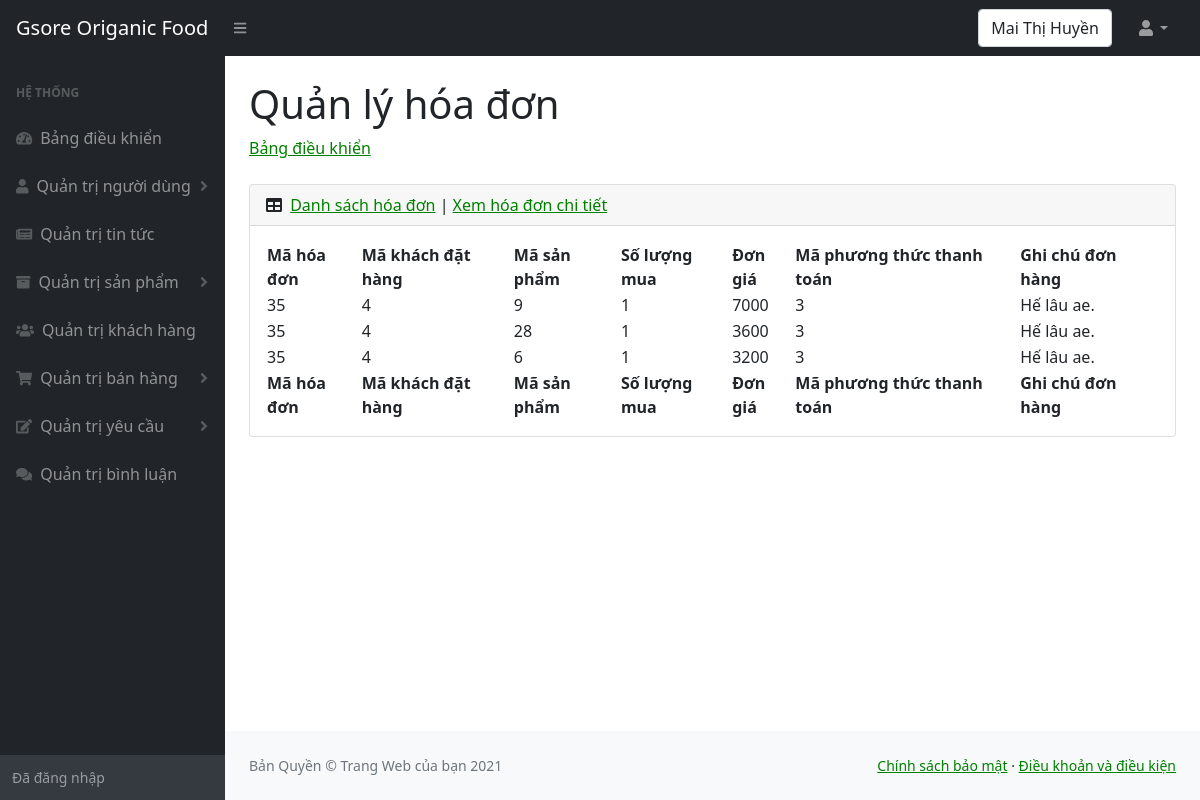
The app's page /admin/hoadonxemchitiet.php?id=35 (signed in) with its own data.
### tables this page shows
CREATE TABLE `chitiethoadon` (
  `mahoadon` int(10) NOT NULL,
  `masanpham` int(10) NOT NULL,
  `soluongmua` int(15) NOT NULL,
  `dongia` float NOT NULL,
  `maphuongthucthanhtoan` int(11) NOT NULL,
  `ghichudonhang` text DEFAULT NULL,
  `makhachdathang` int(11) NOT NULL
);

### admin/hoadonxemchitiet.php (the view, shortened to what this page needs)
<!DOCTYPE html>
<html lang="en">
    <head>
        <link href="https://cdn.jsdelivr.net/npm/simple-datatables@latest/dist/style.css" rel="stylesheet" />
        <link href="css/styles.css" rel="stylesheet" />
    </head>
    <body class="sb-nav-fixed">
        <nav class="sb-topnav navbar navbar-expand navbar-dark bg-dark">
            <a class="navbar-brand ps-3" href="../index.php">Gsore Origanic Food </a>
            <button class="btn btn-link btn-sm order-1 order-lg-0 me-4 me-lg-0" id="sidebarToggle" href="#!"><i class="fas fa-bars"></i></button>
            <form class="d-none d-md-inline-block form-inline ms-auto me-0 me-md-3 my-2 my-md-0">
                <div class="input-group">
                  <div class="form-control"><?php  echo $_SESSION['ten_nguoi_dung'];?>  </div>
                </div>
            </form>
            <ul class="navbar-nav ms-auto ms-md-0 me-3 me-lg-4">
                <li class="nav-item dropdown">
                    <a class="nav-link dropdown-toggle" id="navbarDropdown" href="#" role="button" data-bs-toggle="dropdown" aria-expanded="false"><i class="fas fa-user fa-fw"></i></a>
                </li>
            </ul>
        </nav>
        <div id="layoutSidenav">
        <div id="layoutSidenav_nav" >
                <nav class="sb-sidenav accordion sb-sidenav-dark" id="sidenavAccordion">
                    <div class="sb-sidenav-menu">
                        <div class="nav">
                            <div class="sb-sidenav-menu-heading">Hệ thống</div>
                            <a class="nav-link" href="index.php">
                                <div class="sb-nav-link-icon"><i class="fas fa-tachometer-alt"></i></div>
                                Bảng điều khiển
                            </a>
                            <a class="nav-link collapsed" href="nguoidung.php" data-bs-toggle="collapse" data-bs-target="#collapseOne" aria-expanded="false" aria-controls="collapseOne">
                                <div class="sb-nav-link-icon"><i class="fas fa-user"></i></div>
                                Quản trị người dùng
                                <div class="sb-sidenav-collapse-arrow"><i class="fas fa-angle-down"></i></div>
                            </a>
                            <a class="nav-link" href="tintuc.php">
                                <div class="sb-nav-link-icon"><i class="fas fa-newspaper"></i></div>
                                    Quản trị tin tức
                            </a>
                            <a class="nav-link collapsed" href="#" data-bs-toggle="collapse" data-bs-target="#collapseTwo" aria-expanded="false" aria-controls="collapseTwo">
                                <div class="sb-nav-link-icon"><i class="fas fa-archive"></i></div>
                                Quản trị sản phẩm
                                <div class="sb-sidenav-collapse-arrow"><i class="fas fa-angle-down"></i></div>
                            </a>
                            <a class="nav-link" href="khachhang.php">
                                <div class="sb-nav-link-icon"><i class="fas fa-users"></i></div>
                                Quản trị khách hàng
                            </a>
                            <a class="nav-link collapsed" href="#" data-bs-toggle="collapse" data-bs-target="#collapseThree" aria-expanded="false" aria-controls="collapseThree">
                                <div class="sb-nav-link-icon"><i class="fas fa-shopping-cart"></i></div>
                                Quản trị bán hàng
                                <div class="sb-sidenav-collapse-arrow"><i class="fas fa-angle-down"></i></div>
                            </a>
                            <a class="nav-link collapsed" href="#" data-bs-toggle="collapse" data-bs-target="#collapseFour" aria-expanded="false" aria-controls="collapseFour">
                                <div class="sb-nav-link-icon"><i class="fas fa-edit"></i></div>
                                Quản trị yêu cầu
                                <div class="sb-sidenav-collapse-arrow"><i class="fas fa-angle-down"></i></div>
                            </a>
                            <a class="nav-link" href="binhluan.php">
                                <div class="sb-nav-link-icon"><i class="fas fa-comments"></i></div>
                                Quản trị bình luận
                            </a>
                        </div>
                    </div>
                    <div class="sb-sidenav-footer">
                        <div class="small">Đã đăng nhập</div>
                    </div>
                </nav>
            </div>
            <div id="layoutSidenav_content">
                <main>
                    <div class="container-fluid px-4">
                        <h1 class="mt-4">Quản lý hóa đơn</h1>
                        <ol class="breadcrumb mb-4">
                            <li class="breadcrumb-item"><a href="index.php">Bảng điều khiển</a></li>
                        </ol>
                        <div class="card mb-4">
                            <div class="card-header">
                                <i class="fas fa-table me-1"></i>
                                <a href="hoadon.php">Danh sách hóa đơn</a> | <a href="hoadonxemchitiet.php">Xem hóa đơn chi tiết</a>
                            </div>
                            <div class="card-body">
                                <table id="datatablesSimple">
                                    <thead>
                                        <tr>
                                            <th>Mã hóa đơn</th>
                                            <th>Mã khách đặt hàng</th>
                                            <th>Mã sản phẩm</th>
                                            <th>Số lượng mua</th>
                                            <th>Đơn giá</th>
                                            <th>Mã phương thức thanh toán</th>
                                            <th>Ghi chú đơn hàng</th>
                                        </tr>
                                    </thead>
                                    <tfoot>
                                        <tr>
                                            <th>Mã hóa đơn</th>
                                            <th>Mã khách đặt hàng</th>
                                            <th>Mã sản phẩm</th>
                                            <th>Số lượng mua</th>
                                            <th>Đơn giá</th>
                                            <th>Mã phương thức thanh toán</th>
                                            <th>Ghi chú đơn hàng</th>
                                        </tr>
                                    </tfoot>
                                    <tbody>
                                    <?php
                                        include("../config.php");
                                        $mahoadon = $_GET["id"];
                                        $sql = "
                                                SELECT *
                                                FROM chitiethoadon where mahoadon = '".$mahoadon."'
                                        ";
                                        $hoa_don_chi_tiet = mysqli_query($ket_noi, $sql) or die("lỗi truy vấn");
                                        while($row = mysqli_fetch_array($hoa_don_chi_tiet)){
                                    ;?>
                                        <tr>
                                            <td><?php echo $row["mahoadon"];?></td>
                                            <td><?php echo $row["makhachdathang"];?></td>
                                            <td><?php echo $row["masanpham"];?></td>
                                            <td><?php echo $row["soluongmua"];?></td>
                                            <td><?php echo $row["dongia"];?></td>
                                            <td><?php echo $row["maphuongthucthanhtoan"];?></td>
                                            <td><?php echo $row["ghichudonhang"];?></td>
                                        </tr>
                                    <?php } ?>
                                    </tbody>
                                </table>
                            </div>
                        </div>
                    </div>
                </main>
                <footer  class="py-4 bg-light mt-auto" >
                    <div class="container-fluid px-4">
                        <div class="d-flex align-items-center justify-content-between small">
                            <div class="text-muted">Bản Quyền &copy; Trang Web của bạn 2021</div>
                            <div>
                                <a href="chinhsachbaomat.php">Chính sách bảo mật</a>
                                &middot;
                                <a href="chinhsachbaomat.php">Điều khoản và điều kiện</a>
                            </div>
                        </div>
                    </div>
                </footer>
            </div>
        </div>
    </body>
</html>

### records on screen
chitiethoadon: mahoadon "35", makhachdathang "4", masanpham "9", soluongmua "1", dongia "7000", maphuongthucthanhtoan "3", ghichudonhang "Hế lâu ae."
chitiethoadon: mahoadon "35", makhachdathang "4", masanpham "28", soluongmua "1", dongia "3600", maphuongthucthanhtoan "3", ghichudonhang "Hế lâu ae."
chitiethoadon: mahoadon "35", makhachdathang "4", masanpham "6", soluongmua "1", dongia "3200", maphuongthucthanhtoan "3", ghichudonhang "Hế lâu ae."

### other values on screen
$_SESSION['ten_nguoi_dung'] "Mai Thị Huyền"
